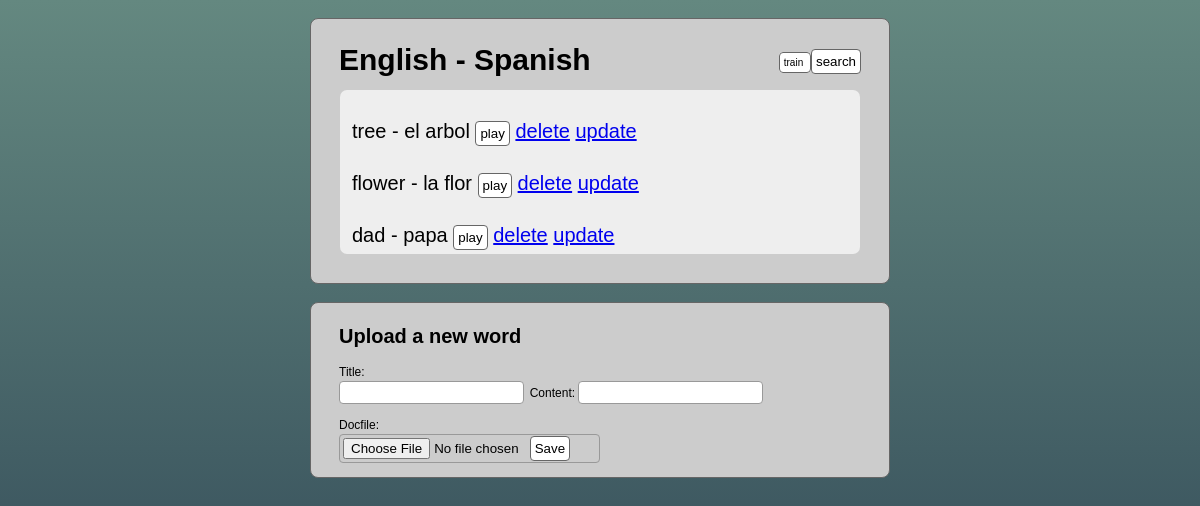
Before: / with the older database file.
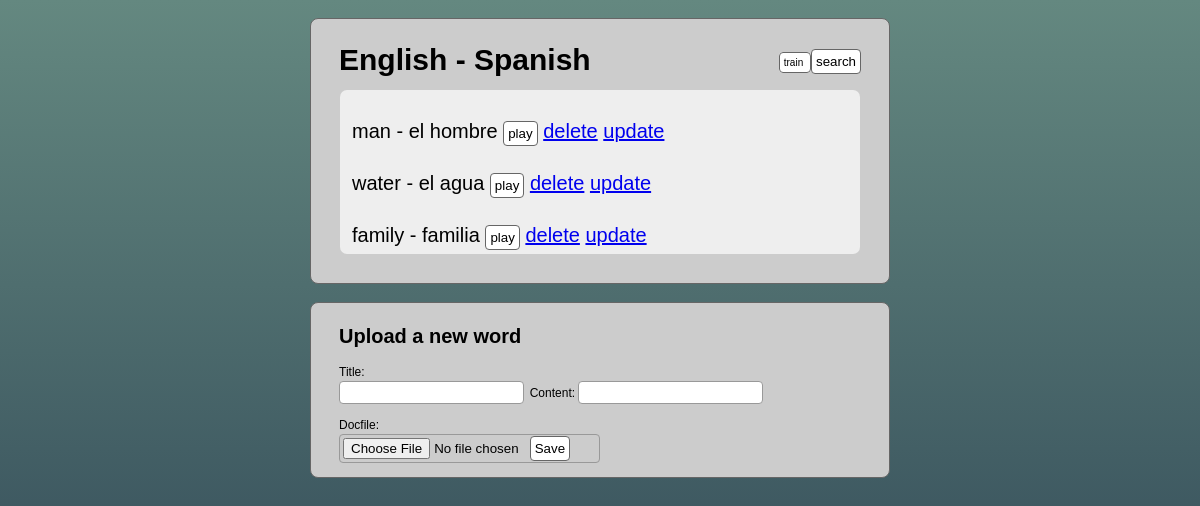
After: the same page with the newer database file.
### blog/models.py (models this page shows)
class Blog(models.Model):
    title = models.CharField(max_length=60)
    content = models.CharField(max_length=200)
    docfile = models.FileField(null=True)

### blog/views.py (the view)
# urls.py: path('', views.index, name='index'),
def index(request):
    stuff = Blog.objects.all()
    if request.method == 'POST':
        form = PostForm(request.POST, request.FILES)
        if form.is_valid():
            form.save()
            return HttpResponseRedirect('.')
    else:
        return render(request, 'blog/index.html', {'stuff':stuff, 'form':PostForm})

### blog/templates/blog/index.html (shortened to what this page needs)
{% extends "blog/base.html" %}
{% block content %}
<div id="jumbo">
    <h1>English - Spanish</h1>
    <div id="search-box">
        <span contenteditable="true" id="search-field">
            train
        </span>
        <span>
            <button id="search-field-btn">search</button>
        </span>
    </div>
    <div id="word-container">
        {% for item in stuff %}
        <div class="word-block" id={{item.title}}>
            {{item.title}} - {{item.content}}
            <span class="soundButt" data-sound={{item.title}}><button>play</button></span>
            <a href="delete_blog/{{item.id}}" class="btn btn-danger" id = '{{item.id}}'>delete</a>
            <a href="update_blog/{{item.id}}" class="btn btn-danger" id = '{{item.id}}'>update</a>
        </div>
        {% endfor %}
    </div>
</div>
<form method = 'POST' enctype="multipart/form-data" id="word-form">
    <h2>Upload a new word</h2>
    {{ form.as_p }}
    <button type="submit" class="btn">Save</button>
</form>
{% endblock content %}

### blog/templates/blog/base.html (shortened to what this page needs)
{% load static %}
<!DOCTYPE html>
<html>
    <head>
        <link rel="stylesheet" type="text/css" href="{% static 'blog/main.css' %}">
    </head>
    <body>
        <div id="wrapper">
            {% block content %}
            {% endblock content %}
        </div>
    </body>
</html>

### blog/static/blog/main.css (style rules this page uses)
* { margin: 0; padding: 0; border: 0; }
body { font: 62.5%/1.5 "Lucida Grande", "Lucida Sans", Tahoma, Verdana, sans-serif; color: #000000; text-align:center; background:linear-gradient(#648880, #293f50); height: 100%; background-repeat: no-repeat; background-attachment: fixed; }
#wrapper { width:580px; text-align:left; margin-left:auto; margin-right:auto; }
#jumbo, #word-form { padding: 38px 28px 28px; margin: 18px 0; border: 1px solid #666666; background-color: #cccccc; border-radius: 8px; }
#word-container { position: relative; height: 140px; margin-top: 32px; overflow-y: scroll; background-color: #eee; border-radius: 8px; border: solid 1px #ccc; padding: 12px; }
#word-form { padding: 18px 28px 28px; height: 128px; }
#word-form p { display: inline-block; width: 36%; padding-top: 12px; }
#word-form p:nth-child(4) { width: 50%; }
.word-block { position: relative; margin-top: 14px; font-size: 2em; }
#jumbo h1 { padding-top: 2px; position: fixed; margin-top: -22px; font-size: 3em; }
#search-field, button { padding: 4px; margin-bottom: 8px; border: 1px solid #666666; background-color: #ffffff; border-radius: 4px; }
h1 { font-size: 2.2em; }
h2 { font-size: 2.0em; }
p { font-size: 1.2em; }
form { padding: 8px; margin-bottom: 8px; border: 1px solid #666666; background-color: #cccccc; border-radius: 8px; }
input { padding: 3px; border: 1px solid#999999; border-radius: 4px; }
#search-box { width: 100px; float: right; text-align: right; margin-top: -8px; }

Changed rows visible on the page:
removed Blog: title "tree", content "el arbol"
removed Blog: title "flower", content "la flor"
removed Blog: title "dad", content "papa"
now on this page (row edited): Blog: title "man", content "el hombre"
now on this page (row unchanged): Blog: title "water", content "el agua"
now on this page (row unchanged): Blog: title "family", content "familia"
